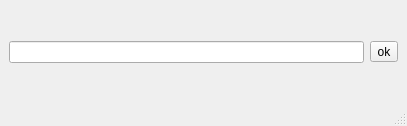
<?xml version="1.0" encoding="UTF-8"?>
<ui version="4.0">
 <class>MainWindow</class>
 <widget class="QMainWindow" name="MainWindow">
  <property name="geometry">
   <rect>
    <x>0</x>
    <y>0</y>
    <width>407</width>
    <height>126</height>
   </rect>
  </property>
  <property name="windowTitle">
   <string>MainWindow</string>
  </property>
  <widget class="QWidget" name="centralwidget">
   <layout class="QHBoxLayout" name="horizontalLayout">
    <item>
     <widget class="QLineEdit" name="lineEdit"/>
    </item>
    <item>
     <widget class="QToolButton" name="toolButton">
      <property name="text">
       <string>ok</string>
      </property>
     </widget>
    </item>
   </layout>
  </widget>
  <widget class="QStatusBar" name="statusbar"/>
 </widget>
 <resources/>
 <connections/>
</ui>
